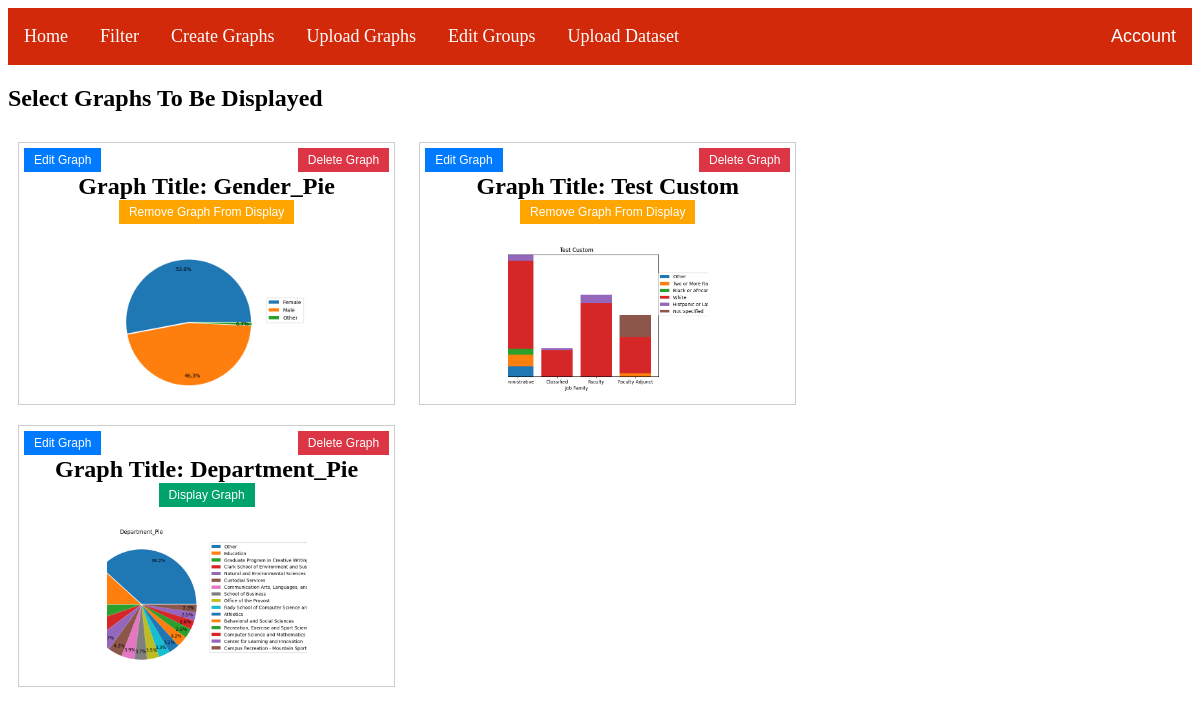
The page /uploadGraphs (signed in) on the database its author committed.
### main.py (models this page shows)
class Graphs(db.Model):
    id = db.Column(db.Integer, primary_key=True)
    path = db.Column(db.String(100), nullable=False)
    title = db.Column(db.String(50), nullable=False)
    description = db.Column(db.String(250), nullable=True)
    type = db.Column(db.String(20))
    useQuantity = db.Column(db.Boolean, default=False)
    currently_displayed = db.Column(db.Boolean, default=False, nullable=False)
    group_id = db.Column(db.Integer, db.ForeignKey('graphgroup.id'), nullable=True)

### main.py (the view)
@app.route("/uploadGraphs", methods=['GET', 'POST'])
@login_required
def selectGraphsForDashboard():
    graphs = Graphs.query.all()
    return render_template('uploadGraphs.html', graphs=graphs)

### main.py (called while the page is built)
@login_manager.user_loader
def load_user(uid):
    return User.query.get(uid)

### templates/uploadGraphs.html (shortened to what this page needs)
{% extends 'base.html' %}
{% block content %}
<head>
</head>
<body>
<h2>Select Graphs To Be Displayed</h2>
{% for graph in graphs %}
    <div class="graph-container" data-graph-id="{{ graph.id }}">
        <h2>Graph Title: {{ graph.title }}
            <button class="edit-button">Edit Graph</button>
            <button class="delete-button">Delete Graph</button>
            <br>
            {% if graph.currently_displayed %} <button class="remove-display-graph-button">Remove Graph From Display</button>
            {% else %} <button class="display-graph-button">Display Graph</button> {% endif %}
        </h2>
        <div class="image-container">
            <img src="{{ graph.path }}" class="thumbnail-img">
        </div>
    </div>
{% endfor %}
</body>
{% endblock %}

### templates/base.html (shortened to what this page needs)
<html>
<head>
    <!DOCTYPE html>
    <link href="/static/style.css" rel="stylesheet">
</head>
{% if current_user.is_authenticated %}
<body>
    <nav>
        <ul>
            <li><a href='/'>Home</a></li>
            <li><a href='/filterGraphs'>Filter</a></li>
            <li><a href='/createGraph'>Create Graphs</a></li>
            <li><a href='/uploadGraphs'>Upload Graphs</a></li>
            <li><a href='/editGroups'>Edit Groups</a></li>
            <li><a href='/uploadDataset'>Upload Dataset</a></li>
            <div class="dropdown">
                <button class="dropbtn">Account  </button>
            </div>
        </ul>
    </nav>
</body>
{% endif %}
{% block content %}
{% endblock %}
</html>

### static/style.css (style rules this page uses)
ul { list-style-type: none; margin: 0; padding: 0; overflow: hidden; background-color: #d1290a; }
li { float: left; }
li a { display: block; color: white; text-align: center; padding: 18px 16px; text-decoration: none; font-size: 18px; }
.dropdown { float: left; overflow: hidden; float: right; }
.dropdown .dropbtn { font-size: 18px; color: white; background-color: #d1290a; border: none; padding: 18px 16px; }

### templates/base.html (style rules this page uses)
nav { position: sticky; top: 0; background-color: #333; z-index: 1; }

### templates/uploadGraphs.html (style rules this page uses)
.edit-button { position: absolute; top: 5px; left: 5px; background-color: #007bff; color: white; border: none; padding: 5px 10px; font-size: 12px; cursor: pointer; }
.delete-button { position: absolute; top: 5px; right: 5px; background-color: #dc3545; color: white; border: none; padding: 5px 10px; font-size: 12px; cursor: pointer; }
.graph-container { display: inline-block; width: 30%; margin: 10px; border: 1px solid #ccc; padding: 10px; text-align: center; position: relative; }
.thumbnail-img { width: 200px; height: 150px; object-fit: cover; }
.remove-display-graph-button { position: center; top: 5px; background-color: #FFA500; color: white; border: none; padding: 5px 10px; font-size: 12px; cursor: pointer; }
.display-graph-button { position: center; top: 5px; background-color: #00A36C; color: white; border: none; padding: 5px 10px; font-size: 12px; cursor: pointer; }

### rows shown on the page
Graphs: title "Gender_Pie", currently_displayed "Remove Graph From Display", path (picture)
Graphs: title "Test Custom", currently_displayed "Remove Graph From Display", path (picture)
Graphs: title "Department_Pie", currently_displayed "Display Graph", path (picture)
